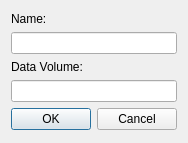
<ui version="4.0" >
 <class>EdgeDialog</class>
 <widget class="QDialog" name="EdgeDialog" >
  <property name="geometry" >
   <rect>
    <x>0</x>
    <y>0</y>
    <width>182</width>
    <height>143</height>
   </rect>
  </property>
  <property name="windowTitle" >
   <string>Edit Edge</string>
  </property>
  <property name="styleSheet" >
   <string notr="true" >QWidget, QMenuBar::item {
	background-color: qlineargradient(x1: 0, y1: 0, x2: 0, y2: 1,
                                      stop: 0 #c5d8ef, stop: 1 #89a5c3);
}

QLabel, QSlider {
	background-color: transparent;
}a</string>
  </property>
  <property name="locale" >
   <locale country="UnitedStates" language="English" />
  </property>
  <layout class="QVBoxLayout" name="verticalLayout_2" >
   <item>
    <layout class="QVBoxLayout" name="verticalLayout" >
     <property name="sizeConstraint" >
      <enum>QLayout::SetNoConstraint</enum>
     </property>
     <item>
      <widget class="QLabel" name="label" >
       <property name="sizePolicy" >
        <sizepolicy vsizetype="Fixed" hsizetype="Preferred" >
         <horstretch>0</horstretch>
         <verstretch>0</verstretch>
        </sizepolicy>
       </property>
       <property name="text" >
        <string>Name:</string>
       </property>
      </widget>
     </item>
     <item>
      <layout class="QHBoxLayout" name="horizontalLayout_2" >
       <item>
        <widget class="QLineEdit" name="name" >
         <property name="enabled" >
          <bool>true</bool>
         </property>
         <property name="readOnly" >
          <bool>false</bool>
         </property>
        </widget>
       </item>
      </layout>
     </item>
     <item>
      <widget class="QLabel" name="volumelabel" >
       <property name="sizePolicy" >
        <sizepolicy vsizetype="Fixed" hsizetype="Preferred" >
         <horstretch>0</horstretch>
         <verstretch>0</verstretch>
        </sizepolicy>
       </property>
       <property name="text" >
        <string>Data Volume:</string>
       </property>
      </widget>
     </item>
     <item>
      <layout class="QHBoxLayout" name="horizontalLayout_3" >
       <item>
        <widget class="QLineEdit" name="volume" >
         <property name="enabled" >
          <bool>true</bool>
         </property>
         <property name="readOnly" >
          <bool>false</bool>
         </property>
        </widget>
       </item>
      </layout>
     </item>
     <item>
      <layout class="QHBoxLayout" name="horizontalLayout" >
       <item>
        <widget class="QPushButton" name="OK" >
         <property name="text" >
          <string>OK</string>
         </property>
        </widget>
       </item>
       <item>
        <widget class="QPushButton" name="Cancel" >
         <property name="text" >
          <string>Cancel</string>
         </property>
        </widget>
       </item>
      </layout>
     </item>
    </layout>
   </item>
  </layout>
 </widget>
 <resources/>
 <connections>
  <connection>
   <sender>OK</sender>
   <signal>clicked()</signal>
   <receiver>EdgeDialog</receiver>
   <slot>accept()</slot>
   <hints>
    <hint type="sourcelabel" >
     <x>102</x>
     <y>240</y>
    </hint>
    <hint type="destinationlabel" >
     <x>199</x>
     <y>149</y>
    </hint>
   </hints>
  </connection>
  <connection>
   <sender>Cancel</sender>
   <signal>clicked()</signal>
   <receiver>EdgeDialog</receiver>
   <slot>reject()</slot>
   <hints>
    <hint type="sourcelabel" >
     <x>288</x>
     <y>240</y>
    </hint>
    <hint type="destinationlabel" >
     <x>199</x>
     <y>149</y>
    </hint>
   </hints>
  </connection>
 </connections>
 <slots>
  <slot>LoadSystem()</slot>
  <slot>LoadConfig()</slot>
 </slots>
</ui>
